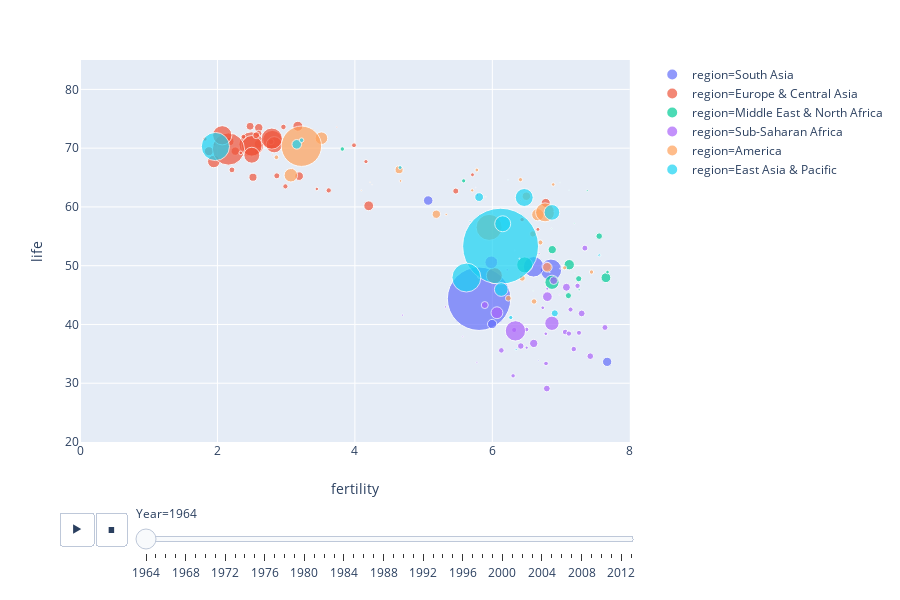

Notebook source saved alongside this figure:
### Markdown cell above
## Plotly.
Plotly is a tool we can use to visualize data. It has a number of different submodules -- we'll start by working with plotly express. 

Plotly express gives you less control over how you displlay your data than some of Plotly's other modules, but it is much easier to use.

We can create a scatter plot using the code below. `px.scatter()` is a function in plotly express that makes a scatter plot. 

We need to pass it several arguments -- first a pandas dataframe, and then the columns we want to use for our `x` and `y` values. We can pass further arguments that specify how to specify other aspects of our graph, such as the size or color of our scatter points.

Make sure any column names you pass as arguments are surrounded by quotation marks and are written exactly as they appear in the dataframe (capitalization, underscores, spaces, etc.).

### Code cell
px.scatter(data,
           x="fertility",
           y="life",
           animation_frame="Year",
           animation_group="Country",
           size="population",
           color="region",
           hover_name="Country",
           size_max=75,
           range_x=[0, 8],
           range_y=[20, 85])

### Figure 1 — Plotly figure (JSON) as saved in the notebook; plotly's stock layout.template omitted (floating-point values rounded to 4 significant figures)
{"data": [{"hoverlabel": {"namelength": 0}, "hovertemplate": "<b>%{hovertext}</b><br><br>region=South Asia<br>Year=1964<br>fertility=%{x}<br>life=%{y}<br>population=%{marker.size}", "hovertext": ["Afghanistan", "Bangladesh", "Bhutan", "India", "Maldives", "Nepal", "Pakistan", "Sri Lanka"], "ids": ["Afghanistan", "Bangladesh", "Bhutan", "India", "Maldives", "Nepal", "Pakistan", "Sri Lanka"], "legendgroup": "region=South Asia", "marker": {"color": "#636efa", "size": [10474903, 56071080, 251419, 486038945, 100370, 10495972, 50678979, 10962237], "sizemode": "area", "sizeref": 241700.0, "symbol": "circle"}, "mode": "markers", "name": "region=South Asia", "showlegend": true, "type": "scatter", "x": [7.671, 6.853, 6.67, 5.807, 7.179, 5.997, 6.6, 5.067], "xaxis": "x", "y": [33.64, 49.3, 33.83, 44.38, 38.91, 40.07, 49.81, 61.09], "yaxis": "y"}, {"hoverlabel": {"namelength": 0}, "hovertemplate": "<b>%{hovertext}</b><br><br>region=Europe & Central Asia<br>Year=1964<br>fertility=%{x}<br>life=%{y}<br>population=%{marker.size}", "hovertext": ["Albania", "Armenia", "Austria", "Azerbaijan", "Belarus", "Belgium", "Bosnia and Herzegovina", "Bulgaria", "Croatia", "Cyprus", "Denmark", "Estonia", "Finland", "France", "Georgia", "Germany", "Greece", "Hungary", "Iceland", "Ireland", "Italy", "Kazakhstan", "Latvia", "Lithuania", "Luxembourg", "Macedonia, FYR", "Malta", "Moldova", "Montenegro", "Netherlands", "Norway", "Poland", "Portugal", "Romania", "Russia", "Serbia", "Slovak Republic", "Slovenia", "Spain", "Sweden", "Switzerland", "Tajikistan", "Turkey", "Turkmenistan", "Ukraine", "United Kingdom", "Uzbekistan"], "ids": ["Albania", "Armenia", "Austria", "Azerbaijan", "Belarus", "Belgium", "Bosnia and Herzegovina", "Bulgaria", "Croatia", "Cyprus", "Denmark", "Estonia", "Finland", "France", "Georgia", "Germany", "Greece", "Hungary", "Iceland", "Ireland", "Italy", "Kazakhstan", "Latvia", "Lithuania", "Luxembourg", "Macedonia, FYR", "Malta", "Moldova", "Montenegro", "Netherlands", "Norway", "Poland", "Portugal", "Romania", "Russia", "Serbia", "Slovak Republic", "Slovenia", "Spain", "Sweden", "Switzerland", "Tajikistan", "Turkey", "Turkmenistan", "Ukraine", "United Kingdom", "Uzbekistan"], "legendgroup": "region=Europe & Central Asia", "marker": {"color": "#EF553B", "size": [1817098, 2138133, 7220812, 4440733, 8521413, 9384939, 3357005, 8140705, 4108808, 578710, 4722383, 1275487, 4545748, 48194218, 4419666, 75363329, 8509724, 10107595, 189148, 2860976, 51054762, 11577537, 2236535, 2927610, 328603, 1462410, 307119, 3275331, 500745, 12055386, 3693750, 30740557, 8925792, 18870340, 125644787, 7831873, 4302571, 1621265, 31764645, 7676568, 5729362, 2424189, 31109820, 1829697, 44868657, 54006245, 9888629], "sizemode": "area", "sizeref": 241700.0, "symbol": "circle"}, "mode": "markers", "name": "region=Europe & Central Asia", "showlegend": true, "type": "scatter", "x": [5.711, 4.161, 2.795, 5.468, 2.601, 2.599, 3.619, 2.181, 2.211, 3.249, 2.602, 1.953, 2.58, 2.8, 2.864, 2.494, 2.259, 1.876, 3.736, 3.987, 2.5, 4.201, 1.819, 2.378, 2.374, 3.446, 2.798, 2.989, 3.093, 3.17, 2.96, 2.5, 3.189, 1.947, 2.16, 2.517, 2.779, 2.34, 2.826, 2.475, 2.564, 6.433, 6.029, 6.663, 2.07, 2.791, 6.777], "xaxis": "x", "y": [65.47, 67.71, 70.16, 62.7, 73.48, 70.73, 62.81, 71.14, 66.3, 70.89, 72.52, 70.64, 69.37, 71.32, 65.29, 70.65, 69.49, 69.48, 73.57, 70.49, 70.4, 60.2, 71.55, 71.94, 69.07, 63.06, 68.84, 63.5, 66.41, 73.73, 73.61, 68.8, 65.24, 67.73, 69.85, 65.05, 71.09, 69.2, 70.58, 73.73, 72.2, 57.84, 48.31, 56.18, 72.19, 71.62, 60.68], "yaxis": "y"}, {"hoverlabel": {"namelength": 0}, "hovertemplate": "<b>%{hovertext}</b><br><br>region=Middle East & North Africa<br>Year=1964<br>fertility=%{x}<br>life=%{y}<br>population=%{marker.size}", "hovertext": ["Algeria", "Bahrain", "Djibouti", "Egypt", "Iran", "Iraq", "Israel", "Jordan", "Kuwait", "Lebanon", "Libya", "Morocco", "Oman", "Qatar", "Saudi Arabia", "Syria", "Tunisia", "United Arab Emirates", "West Bank and Gaza"], "ids": ["Algeria", "Bahrain", "Djibouti", "Egypt", "Iran", "Iraq", "Israel", "Jordan", "Kuwait", "Lebanon", "Libya", "Morocco", "Oman", "Qatar", "Saudi Arabia", "Syria", "Tunisia", "United Arab Emirates", "West Bank and Gaza"], "legendgroup": "region=Middle East & North Africa", "marker": {"color": "#00cc96", "size": [11654905, 181833, 109222, 30970067, 24408927, 8227763, 2443420, 1059627, 433288, 2147273, 1561744, 12959397, 614390, 67082, 4622460, 5202606, 4541457, 134478, 1181587], "sizemode": "area", "sizeref": 241700.0, "symbol": "circle"}, "mode": "markers", "name": "region=Middle East & North Africa", "showlegend": true, "type": "scatter", "x": [7.653, 7.192, 6.595, 6.471, 6.868, 6.872, 3.817, 8.034, 7.381, 5.583, 7.676, 7.119, 7.263, 6.985, 7.257, 7.555, 7.107, 6.861, 8.041], "xaxis": "x", "y": [47.95, 57.18, 45.73, 50.13, 47.17, 52.73, 69.86, 55.77, 62.78, 64.44, 48.91, 50.17, 45.9, 64.14, 47.78, 55.03, 44.9, 56.33, 51.68], "yaxis": "y"}, {"hoverlabel": {"namelength": 0}, "hovertemplate": "<b>%{hovertext}</b><br><br>region=Sub-Saharan Africa<br>Year=1964<br>fertility=%{x}<br>life=%{y}<br>population=%{marker.size}", "hovertext": ["Angola", "Benin", "Botswana", "Burkina Faso", "Burundi", "Cameroon", "Cape Verde", "Chad", "Comoros", "Congo, Dem. Rep.", "Congo, Rep.", "Cote d'Ivoire", "Equatorial Guinea", "Eritrea", "Ethiopia", "Gabon", "Gambia", "Ghana", "Guinea", "Guinea-Bissau", "Kenya", "Lesotho", "Liberia", "Madagascar", "Malawi", "Mali", "Mauritania", "Mauritius", "Mozambique", "Namibia", "Niger", "Nigeria", "Rwanda", "Sao Tome and Principe", "Senegal", "Seychelles", "Sierra Leone", "Somalia", "South Africa", "South Sudan", "Sudan", "Swaziland", "Tanzania", "Togo", "Uganda", "Zambia", "Zimbabwe"], "ids": ["Angola", "Benin", "Botswana", "Burkina Faso", "Burundi", "Cameroon", "Cape Verde", "Chad", "Comoros", "Congo, Dem. Rep.", "Congo, Rep.", "Cote d'Ivoire", "Equatorial Guinea", "Eritrea", "Ethiopia", "Gabon", "Gambia", "Ghana", "Guinea", "Guinea-Bissau", "Kenya", "Lesotho", "Liberia", "Madagascar", "Malawi", "Mali", "Mauritania", "Mauritius", "Mozambique", "Namibia", "Niger", "Nigeria", "Rwanda", "Sao Tome and Principe", "Senegal", "Seychelles", "Sierra Leone", "Somalia", "South Africa", "South Sudan", "Sudan", "Swaziland", "Tanzania", "Togo", "Uganda", "Zambia", "Zimbabwe"], "legendgroup": "region=Sub-Saharan Africa", "marker": {"color": "#ab63fa", "size": [5337063, 2561022, 579518, 5195464, 3154474, 5909450, 233809, 3219259, 207856, 17065408, 1126584, 4251345, 264745, 1577613, 24846785, 498162, 402436, 7610752, 3759549, 598294, 9200107, 915820, 1230038, 5623161, 3877813, 5522231, 956369, 735508, 8296714, 665298, 3654806, 50079946, 3125315, 64265, 3403161, 45469, 2333500, 3094969, 19308185, 2600994, 10111923, 382477, 11338515, 1654451, 7746988, 3430747, 4279524], "sizemode": "area", "sizeref": 241700.0, "symbol": "circle"}, "mode": "markers", "name": "region=Sub-Saharan Africa", "showlegend": true, "type": "scatter", "x": [7.425, 6.497, 6.681, 6.414, 7.138, 5.89, 6.989, 6.318, 6.975, 6.067, 6.056, 7.639, 5.57, 6.778, 6.867, 4.694, 5.776, 6.893, 6.131, 5.32, 8.103, 5.806, 6.5, 7.3, 7.06, 6.793, 6.799, 5.785, 6.602, 6.216, 7.185, 6.336, 8.198, 6.327, 7.114, 5.757, 6.302, 7.261, 5.984, 6.781, 6.787, 6.782, 6.801, 6.734, 7.078, 7.24, 7.347], "xaxis": "x", "y": [34.6, 39.14, 52.03, 36.33, 42.54, 43.3, 49.51, 39.07, 45.04, 41.99, 50.98, 39.49, 37.94, 38.42, 40.2, 41.59, 33.52, 47.47, 35.59, 42.99, 48.84, 48.08, 36.05, 41.88, 38.71, 29.1, 46.08, 62.03, 36.77, 49.29, 35.81, 38.91, 43.4, 52.6, 38.45, 63.31, 31.26, 38.58, 50.57, 33.36, 49.85, 45.45, 44.73, 42.85, 46.33, 46.57, 52.99], "yaxis": "y"}, {"hoverlabel": {"namelength": 0}, "hovertemplate": "<b>%{hovertext}</b><br><br>region=America<br>Year=1964<br>fertility=%{x}<br>life=%{y}<br>population=%{marker.size}", "hovertext": ["Antigua and Barbuda", "Argentina", "Bahamas", "Barbados", "Belize", "Bolivia", "Brazil", "Canada", "Chile", "Colombia", "Costa Rica", "Cuba", "Ecuador", "El Salvador", "Grenada", "Guatemala", "Guyana", "Haiti", "Honduras", "Jamaica", "Mexico", "Nicaragua", "Panama", "Paraguay", "Peru", "Suriname", "Trinidad and Tobago", "United States", "Uruguay", "Venezuela"], "ids": ["Antigua and Barbuda", "Argentina", "Bahamas", "Barbados", "Belize", "Bolivia", "Brazil", "Canada", "Chile", "Colombia", "Costa Rica", "Cuba", "Ecuador", "El Salvador", "Grenada", "Guatemala", "Guyana", "Haiti", "Honduras", "Jamaica", "Mexico", "Nicaragua", "Panama", "Paraguay", "Peru", "Suriname", "Trinidad and Tobago", "United States", "Uruguay", "Venezuela"], "legendgroup": "region=America", "marker": {"color": "#FFA15A", "size": [58653, 21966478, 133709, 234455, 103555, 3668568, 82021855, 19309343, 8457066, 18019927, 1532386, 7777606, 4994917, 3146076, 94050, 4636016, 623694, 4188276, 2279568, 1734820, 43574687, 2001105, 1267907, 2118896, 11143120, 323298, 883421, 197094531, 2664775, 8759890], "sizemode": "area", "sizeref": 241700.0, "symbol": "circle"}, "mode": "markers", "name": "region=America", "showlegend": true, "type": "scatter", "x": [4.25, 3.068, 4.22, 4.094, 6.42, 6.607, 5.953, 3.513, 5.185, 6.661, 6.886, 4.643, 6.589, 6.699, 5.906, 6.434, 5.329, 6.233, 7.443, 5.775, 6.767, 7.052, 5.707, 6.41, 6.8, 6.412, 4.664, 3.222, 2.858, 6.495], "xaxis": "x", "y": [63.77, 65.39, 64.19, 62.82, 62.24, 43.91, 56.52, 71.69, 58.76, 58.67, 63.82, 66.33, 55.4, 53.95, 61.73, 47.88, 58.71, 44.46, 48.92, 66.28, 59.08, 49.64, 62.81, 64.64, 49.73, 61.12, 64.42, 70.33, 68.45, 61.83], "yaxis": "y"}, {"hoverlabel": {"namelength": 0}, "hovertemplate": "<b>%{hovertext}</b><br><br>region=East Asia & Pacific<br>Year=1964<br>fertility=%{x}<br>life=%{y}<br>population=%{marker.size}", "hovertext": ["Australia", "Brunei", "Cambodia", "China", "Fiji", "Indonesia", "Japan", "Kiribati", "Malaysia", "Micronesia, Fed. Sts.", "Mongolia", "Myanmar", "New Zealand", "Papua New Guinea", "Philippines", "Samoa", "Singapore", "Solomon Islands", "Thailand", "Timor-Leste", "Tonga", "Vanuatu", "Vietnam"], "ids": ["Australia", "Brunei", "Cambodia", "China", "Fiji", "Indonesia", "Japan", "Kiribati", "Malaysia", "Micronesia, Fed. Sts.", "Mongolia", "Myanmar", "New Zealand", "Papua New Guinea", "Philippines", "Samoa", "Singapore", "Solomon Islands", "Thailand", "Timor-Leste", "Tonga", "Vanuatu", "Vietnam"], "legendgroup": "region=East Asia & Pacific", "marker": {"color": "#19d3f3", "size": [11122567, 95191, 5983575, 696171650, 450447, 101538797, 96253698, 36801, 9286976, 50481, 1076571, 22824142, 2581577, 2116822, 29664173, 123530, 1836072, 140000, 30839333, 537278, 71758, 72131, 38898597], "sizemode": "area", "sizeref": 241700.0, "symbol": "circle"}, "mode": "markers", "name": "region=East Asia & Pacific", "showlegend": true, "type": "scatter", "x": [3.154, 6.227, 6.909, 6.12, 5.676, 5.623, 1.97, 7.201, 5.808, 6.893, 7.558, 6.13, 3.224, 6.268, 6.867, 7.567, 4.658, 6.394, 6.151, 6.347, 7.117, 6.836, 6.464], "xaxis": "x", "y": [70.65, 64.6, 41.9, 53.32, 57.55, 47.98, 70.28, 48.72, 61.67, 59.18, 51.77, 45.95, 71.35, 41.18, 59.07, 51.76, 66.7, 51.19, 57.13, 35.72, 62.84, 48.85, 61.6], "yaxis": "y"}], "layout": {"height": 600, "legend": {"itemsizing": "constant", "tracegroupgap": 0}, "margin": {"t": 60}, "sliders": [{"active": 0, "currentvalue": {"prefix": "Year="}, "len": 0.9, "pad": {"b": 10, "t": 60}, "steps": [{"args": [["1964"], {"frame": {"duration": 0, "redraw": false}, "fromcurrent": true, "mode": "immediate", "transition": {"duration": 0, "easing": "linear"}}], "label": "1964", "method": "animate"}, {"args": [["1965"], {"frame": {"duration": 0, "redraw": false}, "fromcurrent": true, "mode": "immediate", "transition": {"duration": 0, "easing": "linear"}}], "label": "1965", "method": "animate"}, {"args": [["1966"], {"frame": {"duration": 0, "redraw": false}, "fromcurrent": true, "mode": "immediate", "transition": {"duration": 0, "easing": "linear"}}], "label": "1966", "method": "animate"}, {"args": [["1967"], {"frame": {"duration": 0, "redraw": false}, "fromcurrent": true, "mode": "immediate", "transition": {"duration": 0, "easing": "linear"}}], "label": "1967", "method": "animate"}, {"args": [["1968"], {"frame": {"duration": 0, "redraw": false}, "fromcurrent": true, "mode": "immediate", "transition": {"duration": 0, "easing": "linear"}}], "label": "1968", "method": "animate"}, {"args": [["1969"], {"frame": {"duration": 0, "redraw": false}, "fromcurrent": true, "mode": "immediate", "transition": {"duration": 0, "easing": "linear"}}], "label": "1969", "method": "animate"}, {"args": [["1970"], {"frame": {"duration": 0, "redraw": false}, "fromcurrent": true, "mode": "immediate", "transition": {"duration": 0, "easing": "linear"}}], "label": "1970", "method": "animate"}, {"args": [["1971"], {"frame": {"duration": 0, "redraw": false}, "fromcurrent": true, "mode": "immediate", "transition": {"duration": 0, "easing": "linear"}}], "label": "1971", "method": "animate"}, {"args": [["1972"], {"frame": {"duration": 0, "redraw": false}, "fromcurrent": true, "mode": "immediate", "transition": {"duration": 0, "easing": "linear"}}], "label": "1972", "method": "animate"}, {"args": [["1973"], {"frame": {"duration": 0, "redraw": false}, "fromcurrent": true, "mode": "immediate", "transition": {"duration": 0, "easing": "linear"}}], "label": "1973", "method": "animate"}, {"args": [["1974"], {"frame": {"duration": 0, "redraw": false}, "fromcurrent": true, "mode": "immediate", "transition": {"duration": 0, "easing": "linear"}}], "label": "1974", "method": "animate"}, {"args": [["1975"], {"frame": {"duration": 0, "redraw": false}, "fromcurrent": true, "mode": "immediate", "transition": {"duration": 0, "easing": "linear"}}], "label": "1975", "method": "animate"}, {"args": [["1976"], {"frame": {"duration": 0, "redraw": false}, "fromcurrent": true, "mode": "immediate", "transition": {"duration": 0, "easing": "linear"}}], "label": "1976", "method": "animate"}, {"args": [["1977"], {"frame": {"duration": 0, "redraw": false}, "fromcurrent": true, "mode": "immediate", "transition": {"duration": 0, "easing": "linear"}}], "label": "1977", "method": "animate"}, {"args": [["1978"], {"frame": {"duration": 0, "redraw": false}, "fromcurrent": true, "mode": "immediate", "transition": {"duration": 0, "easing": "linear"}}], "label": "1978", "method": "animate"}, {"args": [["1979"], {"frame": {"duration": 0, "redraw": false}, "fromcurrent": true, "mode": "immediate", "transition": {"duration": 0, "easing": "linear"}}], "label": "1979", "method": "animate"}, {"args": [["1980"], {"frame": {"duration": 0, "redraw": false}, "fromcurrent": true, "mode": "immediate", "transition": {"duration": 0, "easing": "linear"}}], "label": "1980", "method": "animate"}, {"args": [["1981"], {"frame": {"duration": 0, "redraw": false}, "fromcurrent": true, "mode": "immediate", "transition": {"duration": 0, "easing": "linear"}}], "label": "1981", "method": "animate"}, {"args": [["1982"], {"frame": {"duration": 0, "redraw": false}, "fromcurrent": true, "mode": "immediate", "transition": {"duration": 0, "easing": "linear"}}], "label": "1982", "method": "animate"}, {"args": [["1983"], {"frame": {"duration": 0, "redraw": false}, "fromcurrent": true, "mode": "immediate", "transition": {"duration": 0, "easing": "linear"}}], "label": "1983", "method": "animate"}, {"args": [["1984"], {"frame": {"duration": 0, "redraw": false}, "fromcurrent": true, "mode": "immediate", "transition": {"duration": 0, "easing": "linear"}}], "label": "1984", "method": "animate"}, {"args": [["1985"], {"frame": {"duration": 0, "redraw": false}, "fromcurrent": true, "mode": "immediate", "transition": {"duration": 0, "easing": "linear"}}], "label": "1985", "method": "animate"}, {"args": [["1986"], {"frame": {"duration": 0, "redraw": false}, "fromcurrent": true, "mode": "immediate", "transition": {"duration": 0, "easing": "linear"}}], "label": "1986", "method": "animate"}, {"args": [["1987"], {"frame": {"duration": 0, "redraw": false}, "fromcurrent": true, "mode": "immediate", "transition": {"duration": 0, "easing": "linear"}}], "label": "1987", "method": "animate"}, {"args": [["1988"], {"frame": {"duration": 0, "redraw": false}, "fromcurrent": true, "mode": "immediate", "transition": {"duration": 0, "easing": "linear"}}], "label": "1988", "method": "animate"}, {"args": [["1989"], {"frame": {"duration": 0, "redraw": false}, "fromcurrent": true, "mode": "immediate", "transition": {"duration": 0, "easing": "linear"}}], "label": "1989", "method": "animate"}, {"args": [["1990"], {"frame": {"duration": 0, "redraw": false}, "fromcurrent": true, "mode": "immediate", "transition": {"duration": 0, "easing": "linear"}}], "label": "1990", "method": "animate"}, {"args": [["1991"], {"frame": {"duration": 0, "redraw": false}, "fromcurrent": true, "mode": "immediate", "transition": {"duration": 0, "easing": "linear"}}], "label": "1991", "method": "animate"}, {"args": [["1992"], {"frame": {"duration": 0, "redraw": false}, "fromcurrent": true, "mode": "immediate", "transition": {"duration": 0, "easing": "linear"}}], "label": "1992", "method": "animate"}, {"args": [["1993"], {"frame": {"duration": 0, "redraw": false}, "fromcurrent": true, "mode": "immediate", "transition": {"duration": 0, "easing": "linear"}}], "label": "1993", "method": "animate"}, {"args": [["1994"], {"frame": {"duration": 0, "redraw": false}, "fromcurrent": true, "mode": "immediate", "transition": {"duration": 0, "easing": "linear"}}], "label": "1994", "method": "animate"}, {"args": [["1995"], {"frame": {"duration": 0, "redraw": false}, "fromcurrent": true, "mode": "immediate", "transition": {"duration": 0, "easing": "linear"}}], "label": "1995", "method": "animate"}, {"args": [["1996"], {"frame": {"duration": 0, "redraw": false}, "fromcurrent": true, "mode": "immediate", "transition": {"duration": 0, "easing": "linear"}}], "label": "1996", "method": "animate"}, {"args": [["1997"], {"frame": {"duration": 0, "redraw": false}, "fromcurrent": true, "mode": "immediate", "transition": {"duration": 0, "easing": "linear"}}], "label": "1997", "method": "animate"}, {"args": [["1998"], {"frame": {"duration": 0, "redraw": false}, "fromcurrent": true, "mode": "immediate", "transition": {"duration": 0, "easing": "linear"}}], "label": "1998", "method": "animate"}, {"args": [["1999"], {"frame": {"duration": 0, "redraw": false}, "fromcurrent": true, "mode": "immediate", "transition": {"duration": 0, "easing": "linear"}}], "label": "1999", "method": "animate"}, {"args": [["2000"], {"frame": {"duration": 0, "redraw": false}, "fromcurrent": true, "mode": "immediate", "transition": {"duration": 0, "easing": "linear"}}], "label": "2000", "method": "animate"}, {"args": [["2001"], {"frame": {"duration": 0, "redraw": false}, "fromcurrent": true, "mode": "immediate", "transition": {"duration": 0, "easing": "linear"}}], "label": "2001", "method": "animate"}, {"args": [["2002"], {"frame": {"duration": 0, "redraw": false}, "fromcurrent": true, "mode": "immediate", "transition": {"duration": 0, "easing": "linear"}}], "label": "2002", "method": "animate"}, {"args": [["2003"], {"frame": {"duration": 0, "redraw": false}, "fromcurrent": true, "mode": "immediate", "transition": {"duration": 0, "easing": "linear"}}], "label": "2003", "method": "animate"}, {"args": [["2004"], {"frame": {"duration": 0, "redraw": false}, "fromcurrent": true, "mode": "immediate", "transition": {"duration": 0, "easing": "linear"}}], "label": "2004", "method": "animate"}, {"args": [["2005"], {"frame": {"duration": 0, "redraw": false}, "fromcurrent": true, "mode": "immediate", "transition": {"duration": 0, "easing": "linear"}}], "label": "2005", "method": "animate"}, {"args": [["2006"], {"frame": {"duration": 0, "redraw": false}, "fromcurrent": true, "mode": "immediate", "transition": {"duration": 0, "easing": "linear"}}], "label": "2006", "method": "animate"}, {"args": [["2007"], {"frame": {"duration": 0, "redraw": false}, "fromcurrent": true, "mode": "immediate", "transition": {"duration": 0, "easing": "linear"}}], "label": "2007", "method": "animate"}, {"args": [["2008"], {"frame": {"duration": 0, "redraw": false}, "fromcurrent": true, "mode": "immediate", "transition": {"duration": 0, "easing": "linear"}}], "label": "2008", "method": "animate"}, {"args": [["2009"], {"frame": {"duration": 0, "redraw": false}, "fromcurrent": true, "mode": "immediate", "transition": {"duration": 0, "easing": "linear"}}], "label": "2009", "method": "animate"}, {"args": [["2010"], {"frame": {"duration": 0, "redraw": false}, "fromcurrent": true, "mode": "immediate", "transition": {"duration": 0, "easing": "linear"}}], "label": "2010", "method": "animate"}, {"args": [["2011"], {"frame": {"duration": 0, "redraw": false}, "fromcurrent": true, "mode": "immediate", "transition": {"duration": 0, "easing": "linear"}}], "label": "2011", "method": "animate"}, {"args": [["2012"], {"frame": {"duration": 0, "redraw": false}, "fromcurrent": true, "mode": "immediate", "transition": {"duration": 0, "easing": "linear"}}], "label": "2012", "method": "animate"}, {"args": [["2013"], {"frame": {"duration": 0, "redraw": false}, "fromcurrent": true, "mode": "immediate", "transition": {"duration": 0, "easing": "linear"}}], "label": "2013", "method": "animate"}], "x": 0.1, "xanchor": "left", "y": 0, "yanchor": "top"}], "updatemenus": [{"buttons": [{"args": [null, {"frame": {"duration": 500, "redraw": false}, "fromcurrent": true, "mode": "immediate", "transition": {"duration": 500, "easing": "linear"}}], "label": "&#9654;", "method": "animate"}, {"args": [[null], {"frame": {"duration": 0, "redraw": false}, "fromcurrent": true, "mode": "immediate", "transition": {"duration": 0, "easing": "linear"}}], "label": "&#9724;", "method": "animate"}], "direction": "left", "pad": {"r": 10, "t": 70}, "showactive": false, "type": "buttons", "x": 0.1, "xanchor": "right", "y": 0, "yanchor": "top"}], "xaxis": {"anchor": "y", "domain": [0, 0.98], "range": [0, 8], "title": {"text": "fertility"}}, "yaxis": {"anchor": "x", "domain": [0, 1], "range": [20, 85], "title": {"text": "life"}}}}
